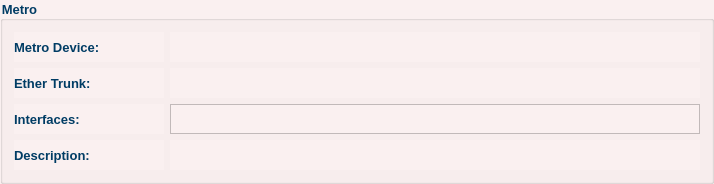
               <widget class="QGroupBox" name="metroGB">
                <property name="minimumSize">
                 <size>
                  <width>0</width>
                  <height>0</height>
                 </size>
                </property>
                <property name="font">
                 <font>
                  <family>Tahoma</family>
                  <pointsize>10</pointsize>
                  <weight>75</weight>
                  <bold>true</bold>
                 </font>
                </property>
                <property name="styleSheet">
                 <string notr="true">color: rgb(0, 60, 100);
background-color: rgb(250, 240, 240);</string>
                </property>
                <property name="title">
                 <string>Metro</string>
                </property>
                <layout class="QVBoxLayout" name="verticalLayout_8">
                 <item>
                  <layout class="QHBoxLayout" name="horizontalLayout_24">
                   <item>
                    <widget class="QLabel" name="label_23">
                     <property name="minimumSize">
                      <size>
                       <width>150</width>
                       <height>30</height>
                      </size>
                     </property>
                     <property name="maximumSize">
                      <size>
                       <width>150</width>
                       <height>30</height>
                      </size>
                     </property>
                     <property name="font">
                      <font>
                       <family>Tahoma</family>
                       <pointsize>10</pointsize>
                       <weight>75</weight>
                       <bold>true</bold>
                      </font>
                     </property>
                     <property name="text">
                      <string>Metro Device: </string>
                     </property>
                    </widget>
                   </item>
                   <item>
                    <widget class="QLabel" name="cxLbl">
                     <property name="sizePolicy">
                      <sizepolicy hsizetype="Expanding" vsizetype="Preferred">
                       <horstretch>0</horstretch>
                       <verstretch>0</verstretch>
                      </sizepolicy>
                     </property>
                     <property name="minimumSize">
                      <size>
                       <width>0</width>
                       <height>30</height>
                      </size>
                     </property>
                     <property name="maximumSize">
                      <size>
                       <width>16777215</width>
                       <height>30</height>
                      </size>
                     </property>
                     <property name="font">
                      <font>
                       <family>Tahoma</family>
                       <pointsize>10</pointsize>
                       <weight>75</weight>
                       <bold>true</bold>
                      </font>
                     </property>
                     <property name="styleSheet">
                      <string notr="true">color: rgb(85, 0, 127);</string>
                     </property>
                     <property name="text">
                      <string/>
                     </property>
                    </widget>
                   </item>
                  </layout>
                 </item>
                 <item>
                  <layout class="QHBoxLayout" name="horizontalLayout_25">
                   <item>
                    <widget class="QLabel" name="label_36">
                     <property name="minimumSize">
                      <size>
                       <width>150</width>
                       <height>30</height>
                      </size>
                     </property>
                     <property name="maximumSize">
                      <size>
                       <width>150</width>
                       <height>30</height>
                      </size>
                     </property>
                     <property name="font">
                      <font>
                       <family>Tahoma</family>
                       <pointsize>10</pointsize>
                       <weight>75</weight>
                       <bold>true</bold>
                      </font>
                     </property>
                     <property name="text">
                      <string>Ether Trunk:</string>
                     </property>
                    </widget>
                   </item>
                   <item>
                    <widget class="QLabel" name="cxEtherLbl">
                     <property name="sizePolicy">
                      <sizepolicy hsizetype="Expanding" vsizetype="Preferred">
                       <horstretch>0</horstretch>
                       <verstretch>0</verstretch>
                      </sizepolicy>
                     </property>
                     <property name="minimumSize">
                      <size>
                       <width>80</width>
                       <height>30</height>
                      </size>
                     </property>
                     <property name="maximumSize">
                      <size>
                       <width>16777215</width>
                       <height>30</height>
                      </size>
                     </property>
                     <property name="font">
                      <font>
                       <family>Tahoma</family>
                       <pointsize>10</pointsize>
                       <weight>75</weight>
                       <bold>true</bold>
                      </font>
                     </property>
                     <property name="styleSheet">
                      <string notr="true">color: rgb(85, 0, 127);</string>
                     </property>
                     <property name="text">
                      <string/>
                     </property>
                    </widget>
                   </item>
                  </layout>
                 </item>
                 <item>
                  <layout class="QHBoxLayout" name="horizontalLayout_28">
                   <item>
                    <widget class="QLabel" name="label_41">
                     <property name="minimumSize">
                      <size>
                       <width>150</width>
                       <height>30</height>
                      </size>
                     </property>
                     <property name="maximumSize">
                      <size>
                       <width>150</width>
                       <height>30</height>
                      </size>
                     </property>
                     <property name="font">
                      <font>
                       <family>Tahoma</family>
                       <pointsize>10</pointsize>
                       <weight>75</weight>
                       <bold>true</bold>
                      </font>
                     </property>
                     <property name="text">
                      <string>Interfaces:</string>
                     </property>
                     <property name="alignment">
                      <set>Qt::AlignLeading|Qt::AlignLeft|Qt::AlignVCenter</set>
                     </property>
                    </widget>
                   </item>
                   <item>
                    <widget class="QListView" name="cxIntLV">
                     <property name="minimumSize">
                      <size>
                       <width>530</width>
                       <height>30</height>
                      </size>
                     </property>
                     <property name="maximumSize">
                      <size>
                       <width>16777215</width>
                       <height>30</height>
                      </size>
                     </property>
                     <property name="font">
                      <font>
                       <family>Tahoma</family>
                       <pointsize>10</pointsize>
                       <weight>75</weight>
                       <bold>true</bold>
                      </font>
                     </property>
                     <property name="styleSheet">
                      <string notr="true">color: rgb(85, 0, 127);</string>
                     </property>
                     <property name="alternatingRowColors">
                      <bool>true</bool>
                     </property>
                     <property name="movement">
                      <enum>QListView::Static</enum>
                     </property>
                     <property name="flow">
                      <enum>QListView::LeftToRight</enum>
                     </property>
                     <property name="isWrapping" stdset="0">
                      <bool>false</bool>
                     </property>
                     <property name="resizeMode">
                      <enum>QListView::Fixed</enum>
                     </property>
                     <property name="spacing">
                      <number>0</number>
                     </property>
                     <property name="wordWrap">
                      <bool>false</bool>
                     </property>
                    </widget>
                   </item>
                  </layout>
                 </item>
                 <item>
                  <layout class="QHBoxLayout" name="horizontalLayout_26">
                   <item>
                    <widget class="QLabel" name="label_40">
                     <property name="minimumSize">
                      <size>
                       <width>150</width>
                       <height>30</height>
                      </size>
                     </property>
                     <property name="maximumSize">
                      <size>
                       <width>150</width>
                       <height>30</height>
                      </size>
                     </property>
                     <property name="font">
                      <font>
                       <family>Tahoma</family>
                       <pointsize>10</pointsize>
                       <weight>75</weight>
                       <bold>true</bold>
                      </font>
                     </property>
                     <property name="text">
                      <string>Description:</string>
                     </property>
                     <property name="alignment">
                      <set>Qt::AlignLeading|Qt::AlignLeft|Qt::AlignVCenter</set>
                     </property>
                    </widget>
                   </item>
                   <item>
                    <widget class="QLabel" name="cxDescLbl">
                     <property name="sizePolicy">
                      <sizepolicy hsizetype="Expanding" vsizetype="Preferred">
                       <horstretch>0</horstretch>
                       <verstretch>0</verstretch>
                      </sizepolicy>
                     </property>
                     <property name="minimumSize">
                      <size>
                       <width>400</width>
                       <height>30</height>
                      </size>
                     </property>
                     <property name="maximumSize">
                      <size>
                       <width>16777215</width>
                       <height>30</height>
                      </size>
                     </property>
                     <property name="font">
                      <font>
                       <family>Tahoma</family>
                       <pointsize>10</pointsize>
                       <weight>75</weight>
                       <bold>true</bold>
                      </font>
                     </property>
                     <property name="styleSheet">
                      <string notr="true">color: rgb(85, 0, 127);</string>
                     </property>
                     <property name="text">
                      <string/>
                     </property>
                    </widget>
                   </item>
                  </layout>
                 </item>
                </layout>
               </widget>
